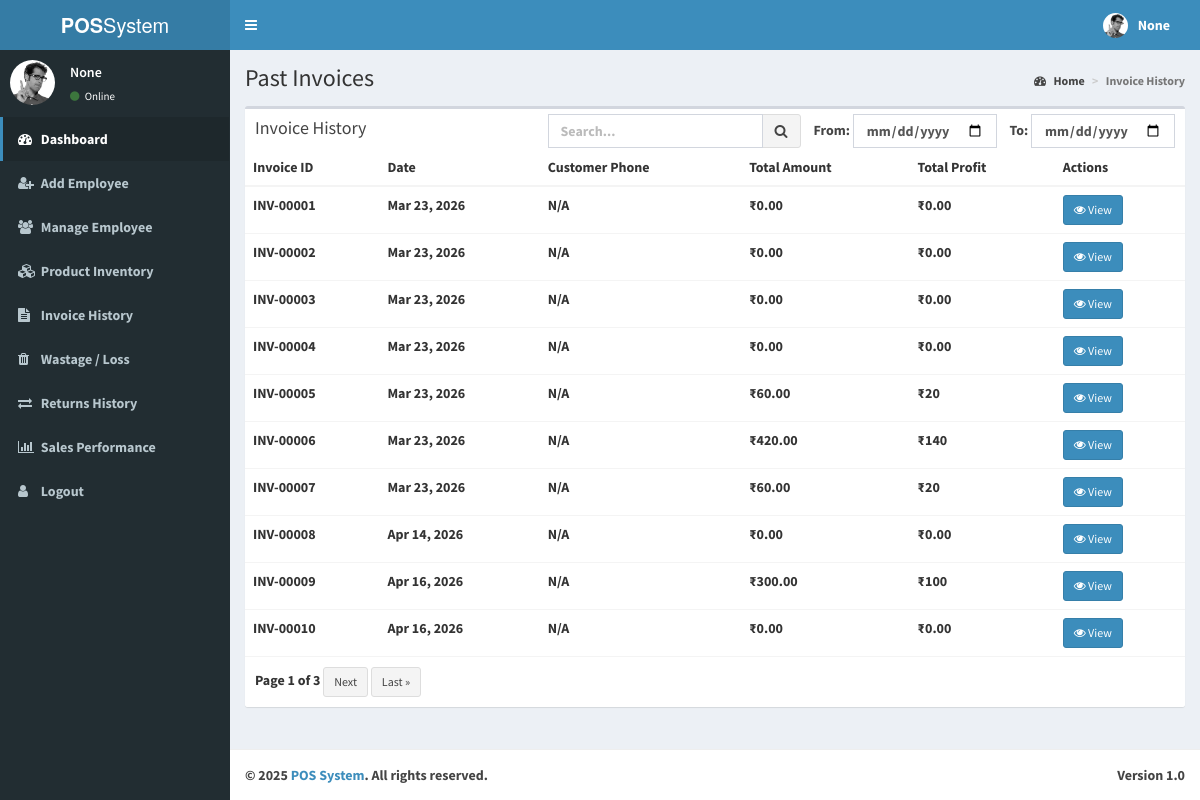
/past-invoice-admin/, run on the app's committed database.
### cashier/models.py (models this page shows, shortened)
class Invoice(models.Model):
    invoice_id = models.CharField(max_length=20, primary_key=True, editable=False)
    date = models.DateField(default=timezone.now)
    customer_phone = models.CharField(max_length=15, null=True, blank=True)
    created_at = models.DateTimeField(default=timezone.now)
    total_amount = models.DecimalField(max_digits=10, decimal_places=2)

### admindashboard/views.py (the view)
# urls.py: path('past-invoice-admin/', dviews.past_invoice_admin, name='past_invoice_admin'),
def past_invoice_admin(request):
    ename = request.session.get('ename')
    email = request.session.get('email')
    user_id = request.session.get('id')
    username = request.session.get('username')
    search_query = request.GET.get('search', '')
    start_date = request.GET.get('start_date', '')
    end_date = request.GET.get('end_date', '')
    invoices = Invoice.objects.all()
    if search_query:
        invoices = invoices.filter(
            Q(invoice_id__icontains=search_query) |
            Q(customer_phone__icontains=search_query)
        )
    if start_date:
        invoices = invoices.filter(date__gte=datetime.strptime(start_date, "%Y-%m-%d"))
    if end_date:
        invoices = invoices.filter(date__lte=datetime.strptime(end_date, "%Y-%m-%d"))
    invoices = invoices.annotate(
        total_profit=Sum('products__profit')
    )
    paginator = Paginator(invoices, 10)
    page_number = request.GET.get('page')
    page_obj = paginator.get_page(page_number)
    return render(request, 'invoicehistoryadmin.html', {
        'invoices': page_obj,
        'search_query': search_query,
        'start_date': start_date,
        'end_date': end_date,
        'ename': ename,
        'email': email,
        'user_id': user_id,
        'username': username
    })

### templates/invoicehistoryadmin.html (shortened to what this page needs)
<!DOCTYPE html>
<html>
  <head>
    {% load static %}
    <link href="{% static 'adminp/bootstrap/css/bootstrap.min.css' %}" rel="stylesheet" type="text/css" />
    <link href="https://maxcdn.bootstrapcdn.com/font-awesome/4.3.0/css/font-awesome.min.css" rel="stylesheet" type="text/css" />
    <link href="http://code.ionicframework.com/ionicons/2.0.0/css/ionicons.min.css" rel="stylesheet" type="text/css" />
    <link href="{% static 'adminp/dist/css/AdminLTE.min.css' %}" rel="stylesheet" type="text/css" />
    <link href="{% static 'adminp/dist/css/skins/_all-skins.min.css' %}" rel="stylesheet" type="text/css" />
  </head>
  <body class="skin-blue">
    <div class="wrapper">
      <header class="main-header">
        <a href="{% url 'admin_dashboard' %}" class="logo"><b>POS</b>System</a>
        <nav class="navbar navbar-static-top" role="navigation">
          <a href="#" class="sidebar-toggle" data-toggle="offcanvas" role="button">
          </a>
          <div class="navbar-custom-menu">
            <ul class="nav navbar-nav">
              <li class="dropdown user user-menu">
                <a href="#" class="dropdown-toggle" data-toggle="dropdown">
                  <img src="{% static 'adminp/dist/img/user2-160x160.jpg' %}" class="user-image" alt="User Image"/>
                  <span class="hidden-xs"><b>{{username}}</span>
                </a>
              </li>
            </ul>
          </div>
        </nav>
      </header>
      <div class="content-wrapper">
        <section class="content-header">
          <h1>Past Invoices</h1>
          <ol class="breadcrumb">
            <li><a href="#"><i class="fa fa-dashboard"></i> Home</a></li>
            <li class="active">Invoice History</li>
          </ol>
        </section>
        <aside class="main-sidebar">
          <section class="sidebar">
            <div class="user-panel">
              <div class="pull-left image">
                <img src="{% static 'adminp/dist/img/user2-160x160.jpg' %}" class="img-circle" alt="User Image" />
              </div>
              <div class="pull-left info">
                <p>{{ ename }}</p>
                <a href="#"><i class="fa fa-circle text-success"></i> Online</a>
              </div>
            </div>
            <ul class="sidebar-menu">
              <li class="active treeview">
                <a href="{% url 'admin_dashboard' %}">
                  <i class="fa fa-dashboard"></i> <span>Dashboard</span>
                </a>
              </li>
              <li class="treeview">
                <a href="{% url 'add_employee' %}">
                  <i class="fa fa-user-plus"></i>
                  <span>Add Employee</span>
                </a>
              </li>
              <li>
                <a href="{% url 'memployee' %}">
                  <i class="fa fa-users"></i>
                  <span>Manage Employee</span>
                </a>
              </li>
              <li>
                <a href="{% url 'inventory' %}">
                  <i class="fa fa-cubes"></i>
                  <span>Product Inventory</span>
                </a>
              </li>
              <li>
                <a href="{% url 'past_invoice_admin' %}">
                  <i class="fa fa-file-text"></i>
                  <span>Invoice History</span>
                </a>
              </li>
              <li>
                <a href="{% url 'wastage_report_admin' %}">
                  <i class="fa fa-trash"></i>
                  <span>Wastage / Loss</span>
                </a>
              </li>
              <li>
                <a href="{% url 'return_history_admin' %}">
                  <i class="fa fa-exchange"></i>
                  <span>Returns History</span>
                </a>
              </li>
              <li>
                <a href="{% url 'sales_analysis' %}">
                  <i class="fa fa-bar-chart"></i>
                  <span>Sales Performance</span>
                </a>
              </li>
              <li>
                <a href="{% url 'logout' %}">
                  <i class="fa fa-user"></i>
                  <span>Logout</span>
                </a>
              </li>
            </ul>
          </section>
        </aside>
        <section class="content">
          <div class="row">
            <div class="col-xs-12">
              <div class="box">
                <div class="box-header">
                  <h3 class="box-title">Invoice History</h3>
                  <div class="box-tools">
                    <form method="GET" class="form-inline pull-right">
                      <div class="input-group">
                        <input type="text" name="search" class="form-control" placeholder="Search..." value="{{ search_query }}">
                        <div class="input-group-btn">
                          <button type="submit" class="btn btn-default"><i class="fa fa-search"></i></button>
                        </div>
                      </div>
                      <div class="form-group" style="margin-left: 10px;">
                        <label>From:</label>
                        <input type="date" name="start_date" value="{{ start_date }}" class="form-control">
                      </div>
                      <div class="form-group" style="margin-left: 10px;">
                        <label>To:</label>
                        <input type="date" name="end_date" value="{{ end_date }}" class="form-control">
                      </div>
                    </form>
                  </div>
                </div>
                <div class="box-body table-responsive no-padding">
                  <table class="table table-hover">
                    <thead>
                      <tr>
                        <th>Invoice ID</th>
                        <th>Date</th>
                        <th>Customer Phone</th>
                        <th>Total Amount</th>
                        <th>Total Profit</th>
                        <th>Actions</th>
                      </tr>
                    </thead>
                    <tbody>
                      {% for invoice in invoices %}
                      <tr>
                        <td>{{ invoice.invoice_id }}</td>
                        <td>{{ invoice.date|date:"M d, Y" }}</td>
                        <td>{% if invoice.customer_phone %}{{ invoice.customer_phone }}{% else %}N/A{% endif %}</td>
                        <td>₹{{ invoice.total_amount }}</td>
                        <td>₹{{ invoice.total_profit|default:"0.00" }}</td>
                        <td>
                          <a href="{% url 'view_invoice_admin' invoice.invoice_id %}" class="btn btn-sm btn-primary">
                            <i class="fa fa-eye"></i> View
                          </a>
                        </td>
                      </tr>
                      {% endfor %}
                    </tbody>
                  </table>
                </div>
                <div class="box-footer clearfix">
                  <div class="pagination-controls">
                    <span class="current">
                      Page {{ invoices.number }} of {{ invoices.paginator.num_pages }}
                    </span>
                    <span>
                      {% if invoices.has_next %}
                        <a href="?page={{ invoices.next_page_number }}&search={{ search_query }}&start_date={{ start_date }}&end_date={{ end_date }}" class="btn btn-sm btn-default">Next</a>
                        <a href="?page={{ invoices.paginator.num_pages }}&search={{ search_query }}&start_date={{ start_date }}&end_date={{ end_date }}" class="btn btn-sm btn-default">Last &raquo;</a>
                      {% endif %}
                    </span>
                  </div>
                </div>
              </div>
            </div>
          </div>
        </section>
      </div>
      <footer class="main-footer">
        <div class="pull-right hidden-xs">
          <b>Version</b> 1.0
        </div>
        <strong>&copy; 2025<a href="http://almsaeedstudio.com">  <span> POS System</span></span></a>.</strong> All rights reserved.
      </footer>
    </div>
  </body>
</html>

### data on the page
Invoice: invoice_id "INV-00001", date "Mar 23, 2026", customer_phone "N/A", total_amount "0.00", total_profit "0.00"
Invoice: invoice_id "INV-00002", date "Mar 23, 2026", customer_phone "N/A", total_amount "0.00", total_profit "0.00"
Invoice: invoice_id "INV-00003", date "Mar 23, 2026", customer_phone "N/A", total_amount "0.00", total_profit "0.00"
Invoice: invoice_id "INV-00004", date "Mar 23, 2026", customer_phone "N/A", total_amount "0.00", total_profit "0.00"
Invoice: invoice_id "INV-00005", date "Mar 23, 2026", customer_phone "N/A", total_amount "60.00", total_profit "20"
Invoice: invoice_id "INV-00006", date "Mar 23, 2026", customer_phone "N/A", total_amount "420.00", total_profit "140"
Invoice: invoice_id "INV-00007", date "Mar 23, 2026", customer_phone "N/A", total_amount "60.00", total_profit "20"
Invoice: invoice_id "INV-00008", date "Apr 14, 2026", customer_phone "N/A", total_amount "0.00", total_profit "0.00"
Invoice: invoice_id "INV-00009", date "Apr 16, 2026", customer_phone "N/A", total_amount "300.00", total_profit "100"
Invoice: invoice_id "INV-00010", date "Apr 16, 2026", customer_phone "N/A", total_amount "0.00", total_profit "0.00"

### other printed values
{{ username }} "None"
{{ ename }} "None"
{{ invoices.number }} "1"
{{ invoices.paginator.num_pages }} "3"
